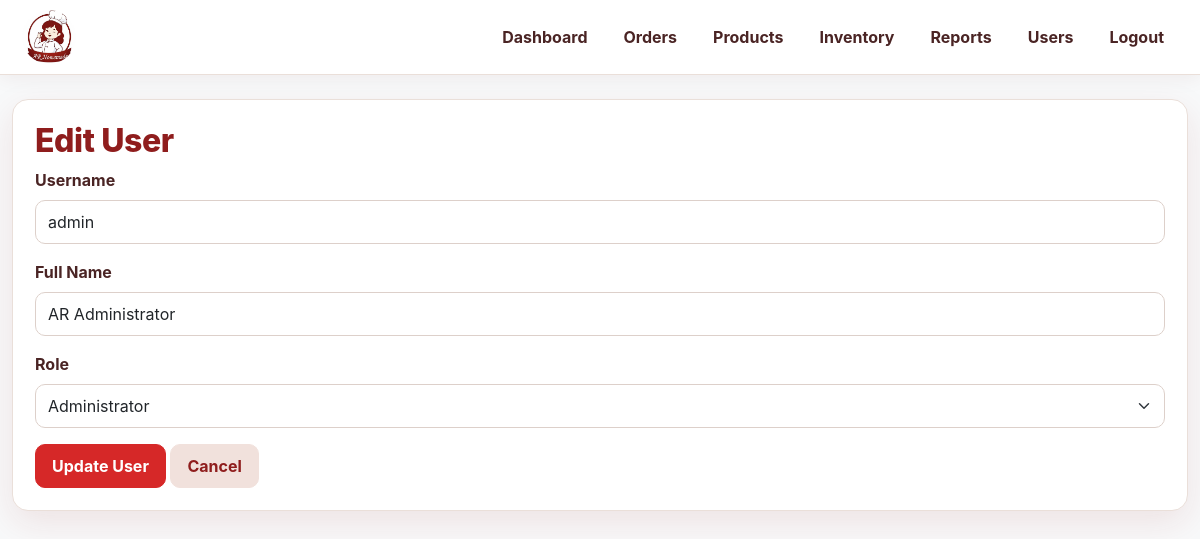
Page /edit_user.php?id=1 (signed in) on the committed database.
### tables this page shows
CREATE TABLE `users` (
  `id` int(10) UNSIGNED NOT NULL,
  `username` varchar(100) NOT NULL,
  `password` varchar(255) NOT NULL,
  `fullname` varchar(150) NOT NULL,
  `role` enum('Administrator','Staff') NOT NULL DEFAULT 'Staff',
  `created_at` timestamp NOT NULL DEFAULT current_timestamp()
);

### edit_user.php (the view, shortened to what this page needs)
<?php
require_once "db.php";
$id = intval($_GET['id']);
$stmt = $conn->prepare(
    "SELECT id, username, fullname, role
     FROM users
     WHERE id = ?"
);
$stmt->bind_param("i", $id);
$stmt->execute();
$result = $stmt->get_result();
$user = $result->fetch_assoc();
?>
<!DOCTYPE html>
<html lang="en">
<head>
    <link
        href="https://cdn.jsdelivr.net/npm/bootstrap@5.3.3/dist/css/bootstrap.min.css"
        rel="stylesheet"
    >
    <link rel="stylesheet" href="style.css">
</head>
<body class="bg-light">
<div class="topbar">
    <div class="navbar-inner">
        <a href="index.php" class="logo"><img src="images/ar_logo.png" alt="AR Homemade"></a>
        <div class="nav-links">
            <a href="index.php">Dashboard</a>
            <a href="orders.php">Orders</a>
            <a href="products.php">Products</a>
            <a href="inventory.php">Inventory</a>
            <a href="reports.php">Reports</a>
            <a href="users.php">Users</a>
            <a href="logout.php">Logout</a>
        </div>
    </div>
</div>
<div class="container mt-4">
    <div class="card shadow-sm">
        <div class="card-body">
            <h2>Edit User</h2>
            <form method="POST">
                <div class="mb-3">
                    <label class="form-label">
                        Username
                    </label>
                    <input
                        type="text"
                        class="form-control"
                        value="<?php echo htmlspecialchars($user['username']); ?>"
                        readonly
                    >
                </div>
                <div class="mb-3">
                    <label class="form-label">
                        Full Name
                    </label>
                    <input
                        type="text"
                        name="fullname"
                        class="form-control"
                        value="<?php echo htmlspecialchars($user['fullname']); ?>"
                        required
                    >
                </div>
                <div class="mb-3">
                    <label class="form-label">
                        Role
                    </label>
                    <select
                        name="role"
                        class="form-select"
                        required
                    >
                        <option value="Administrator"
                            <?php if ($user['role'] == 'Administrator') echo 'selected'; ?>>
                            Administrator
                        </option>
</select>
                </div>
                <button
                    type="submit"
                    name="update"
                    class="btn btn-primary"
                >
                    Update User
                </button>
                <a
                    href="users.php"
                    class="btn btn-secondary"
                >
                    Cancel
                </a>
            </form>
        </div>
    </div>
</div>
</body>
</html>

### style.css (style rules this page uses)
:root { --primary: #d62828; --primary-dark: #8f1d1d; --accent: #b71c1c; --cream: #faf7f4; --surface: #ffffff; --text: #2b1b18; --muted: #777777; --border: #eadfd9; --success: #2f7d5a; --danger: #b71c1c; --shadow: 0 12px 35px rgba(143, 29, 29, 0.10); --radius: 16px; }
* { box-sizing: border-box; }
body { background: var(--cream) !important; color: var(--text); font-family: Inter, "Segoe UI", Arial, sans-serif !important; }
.topbar { background: rgba(255, 255, 255, 0.94) !important; border-bottom: 1px solid var(--border) !important; box-shadow: 0 4px 18px rgba(80, 20, 20, 0.06); backdrop-filter: blur(14px); }
.navbar-inner { max-width: 1240px !important; min-height: 72px; padding: 10px 22px !important; }
.logo { display: flex !important; align-items: center; line-height: 0; }
.logo img { width: auto !important; height: 54px !important; max-width: 180px !important; object-fit: contain !important; border: 0 !important; border-radius: 50%; display: block; }
.nav-links { gap: 8px !important; flex-wrap: wrap; }
.nav-links a { color: #4a2424 !important; padding: 10px 14px !important; border-radius: 10px !important; font-weight: 700 !important; text-decoration: none !important; transition: all .2s ease; }
.container { max-width: 1240px; }
.card { border: 1px solid var(--border) !important; border-radius: var(--radius) !important; box-shadow: var(--shadow) !important; overflow: hidden; }
.card-body { padding: 22px !important; }
.page-header h1, .container h1, .container h2 { color: var(--primary-dark); font-weight: 800; letter-spacing: -.4px; }
.btn { border-radius: 10px !important; font-weight: 700 !important; padding: 9px 16px !important; transition: all .2s ease; }
.btn-primary, .btn-success { background: var(--primary) !important; border-color: var(--primary) !important; }
.btn-secondary { background: #f1e1dc !important; border-color: #f1e1dc !important; color: var(--primary-dark) !important; }
.form-control, .form-select { border: 1px solid #ddd0ca !important; border-radius: 10px !important; min-height: 44px; }
.form-label { color: #4a2424; font-weight: 700; }

### edit_user.php (style rules this page uses)
.topbar { background: white; border-bottom: 1px solid #e5e5e5; position: sticky; top: 0; z-index: 1000; }
.navbar-inner { max-width: 1200px; margin: auto; padding: 15px 20px; display: flex; align-items: center; justify-content: space-between; }
.logo { font-size: 25px; font-weight: 800; color: #d62828; text-decoration: none; }
.nav-links { display: flex; align-items: center; gap: 25px; }
.nav-links a { text-decoration: none; color: #333; font-weight: 600; }

### rows in the picture
users: username "admin", fullname "AR Administrator", role "Administrator"
